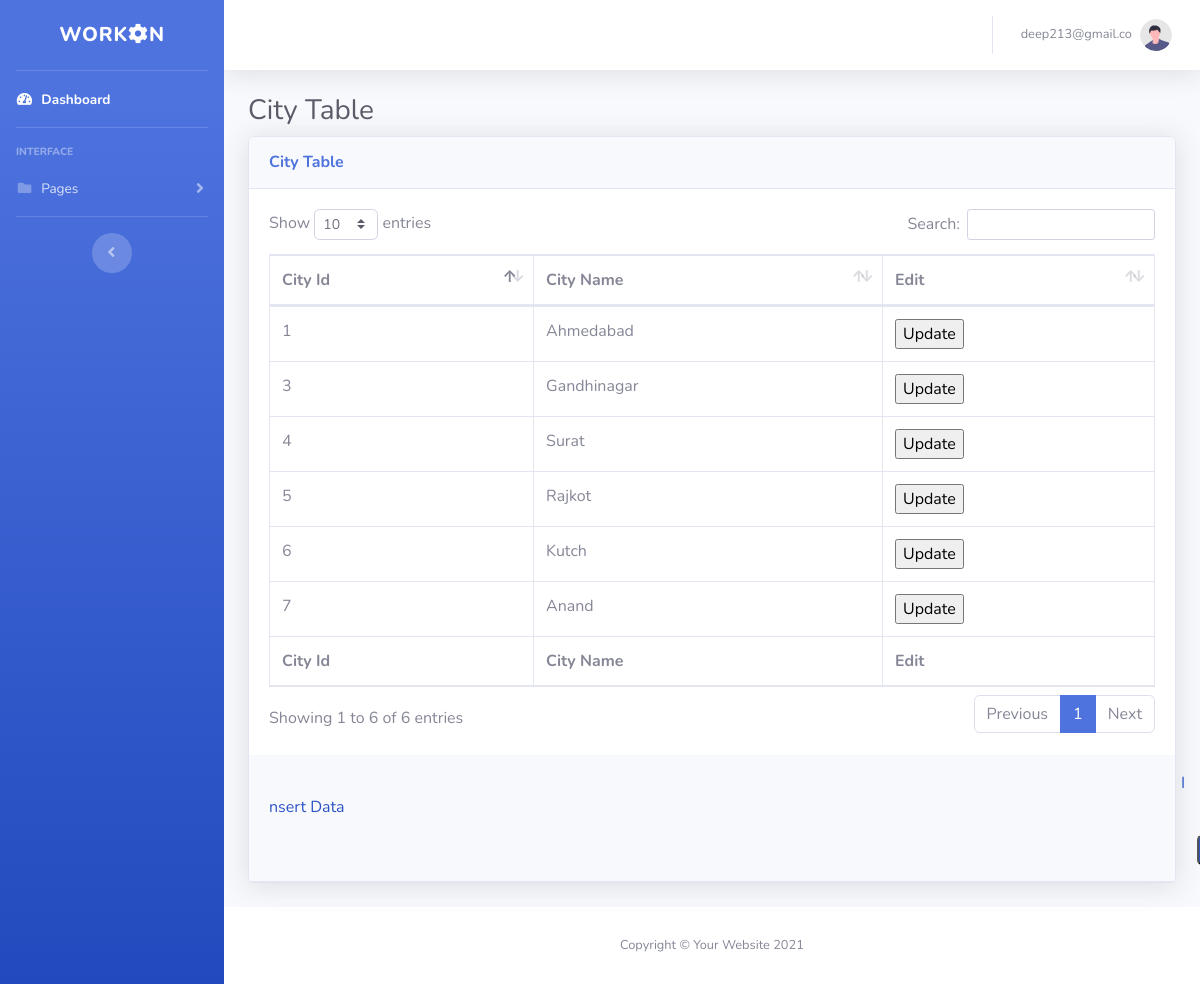
Screenshot of /admin/city.php (signed in) with the database file from the repository.
### tables this page shows
CREATE TABLE `city_master` (
  `city_id` int(3) NOT NULL,
  `city_name` varchar(30) NOT NULL
);

### admin/city.php (the view, shortened to what this page needs)
<?php include 'config.php';
?>
<!DOCTYPE html>
<html lang="en">
<head>
    <link href="vendor/fontawesome-free/css/all.min.css" rel="stylesheet" type="text/css">
    <link href="css/sb-admin-2.min.css" rel="stylesheet">
    <link href="vendor/datatables/dataTables.bootstrap4.min.css" rel="stylesheet">
</head>
<body id="page-top">
    <div id="wrapper">
        <?php include 'sidebar.php';?>
        <div id="content-wrapper" class="d-flex flex-column">
            <div id="content">
                <?php include 'topbar.php';?>
                <div class="container-fluid">
                    <h1 class="h3 mb-2 text-gray-800">City Table</h1>
                    <?php
                    $sql = "SELECT * FROM `city_master`";
                    $result = mysqli_query($conn, $sql);
                    if($result !== FALSE)
                    {?>
                    <div class="card shadow mb-4">
                        <div class="card-header py-3">
                            <h6 class="m-0 font-weight-bold text-primary">City Table</h6>
                        </div>
                        <div class="card-body">
                            <div class="table-responsive">
                                <table class="table table-bordered" id="dataTable" width="100%" cellspacing="0">
                                    <thead>
                                        <tr>
                                            <th>City Id</th>
                                            <th>City Name</th>
                                            <th>Edit</th>
                                        </tr>
                                    </thead>
                                    <tfoot>
                                        <tr>
                                            <th>City Id</th>
                                            <th>City Name</th>
                                            <th>Edit</th>
                                        </tr>
                                    </tfoot>
                                    <tbody>
                                        <?php
                                      while($row = mysqli_fetch_array($result))
                        {?>
                                        <tr>
                                            <td><?php echo $row['city_id'];?></td>
                                            <td><?php echo $row['city_name'];?></td>
                                            <th><a href="update/city_update.php?id=<?php echo $row['city_id'];?>&&name=<?php echo $row['city_name'];?>"><input
                                                        type="submit" value="Update" /></a></th>
                                        </tr>
                                        <?php
	                    }?>
                                    </tbody>
                                </table>
                            </div>
                        </div>
                        <div class="card-header py-3">
                            <lable style="margin-left:57rem;color:#2b53c5;">Insert Data</lable>
                            <a href="insert/city_insert.php"><input type="submit"
                                    style="margin-left:58rem;margin-top:1rem;color:white;background:#2b53c5;border-radius:5px;"
                                    value="Insert" /></a>
                        </div>
                    </div>
                    <?php
                    }?>
                </div>
            </div>
            <footer class="sticky-footer bg-white">
                <div class="container my-auto">
                    <div class="copyright text-center my-auto">
                        <span>Copyright &copy; Your Website 2021</span>
                    </div>
                </div>
            </footer>
        </div>
    </div>
</body>
</html>

### rows the page displays
city_master: city_id "1", city_name "Ahmedabad"
city_master: city_id "3", city_name "Gandhinagar"
city_master: city_id "4", city_name "Surat"
city_master: city_id "5", city_name "Rajkot"
city_master: city_id "6", city_name "Kutch"
city_master: city_id "7", city_name "Anand"

### other values shown
$_SESSION['ad_email'] "deep213@gmail.co"
